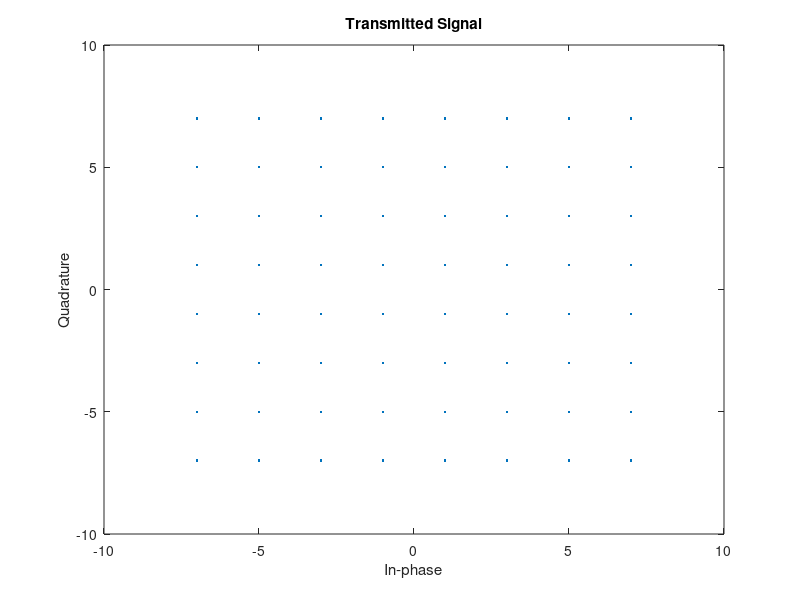
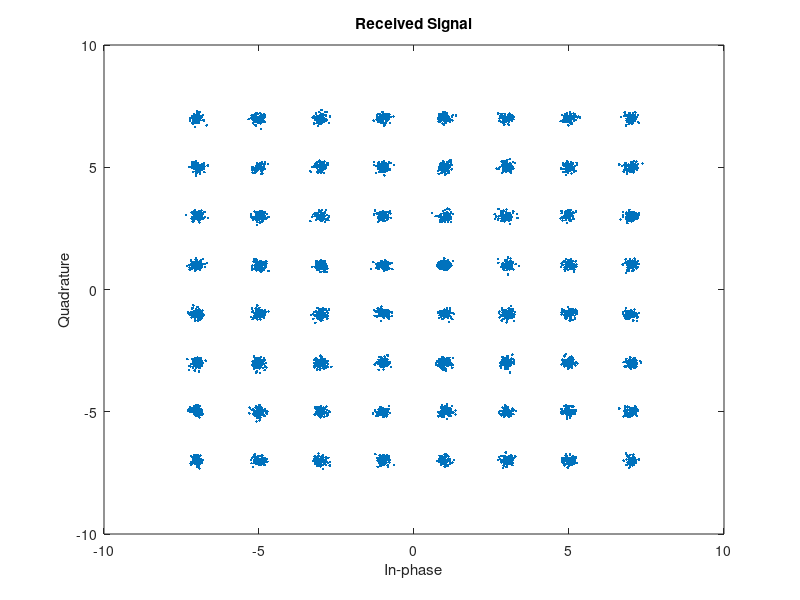

The MATLAB source for these figures, in order:
% 64-QAM: Quadrature Amplitude Modulation, a type of digital modulation where
% 64 different phases and amplitudes are used to represent 6-bit symbols.

% number of bits to transmit
n = 6000;
% signal to noise ratio
SNR = 16;
% BPSK modulation order (number of symbols)
modulation_order = 64; 
% generate random bit stream
bit_stream = randi([0, modulation_order-1],1,n);

% calculate and display bits per symbol based on modulation order
bits_per_symbol = log2(modulation_order);
disp(['Bits per Symbol: ', num2str(bits_per_symbol)]);

% modulate the bit stream
modulated_signal = qammod(bit_stream,modulation_order);
% scatter plot the modulated signal
scatterplot(modulated_signal), title('Transmitted Signal');

% received signal with AWGN noise
received_signal = awgn(modulated_signal, SNR); 
% scatter plot the received signal
scatterplot(received_signal), title('Received Signal');

% demodulation of the received signal 
demodulated_bit_stream = pskdemod(received_signal, modulation_order); 

% Calculate and display the number of bit errors
error_bits = sum(demodulated_bit_stream ~= bit_stream);
disp(['Error Bits: ', num2str(error_bits)]);